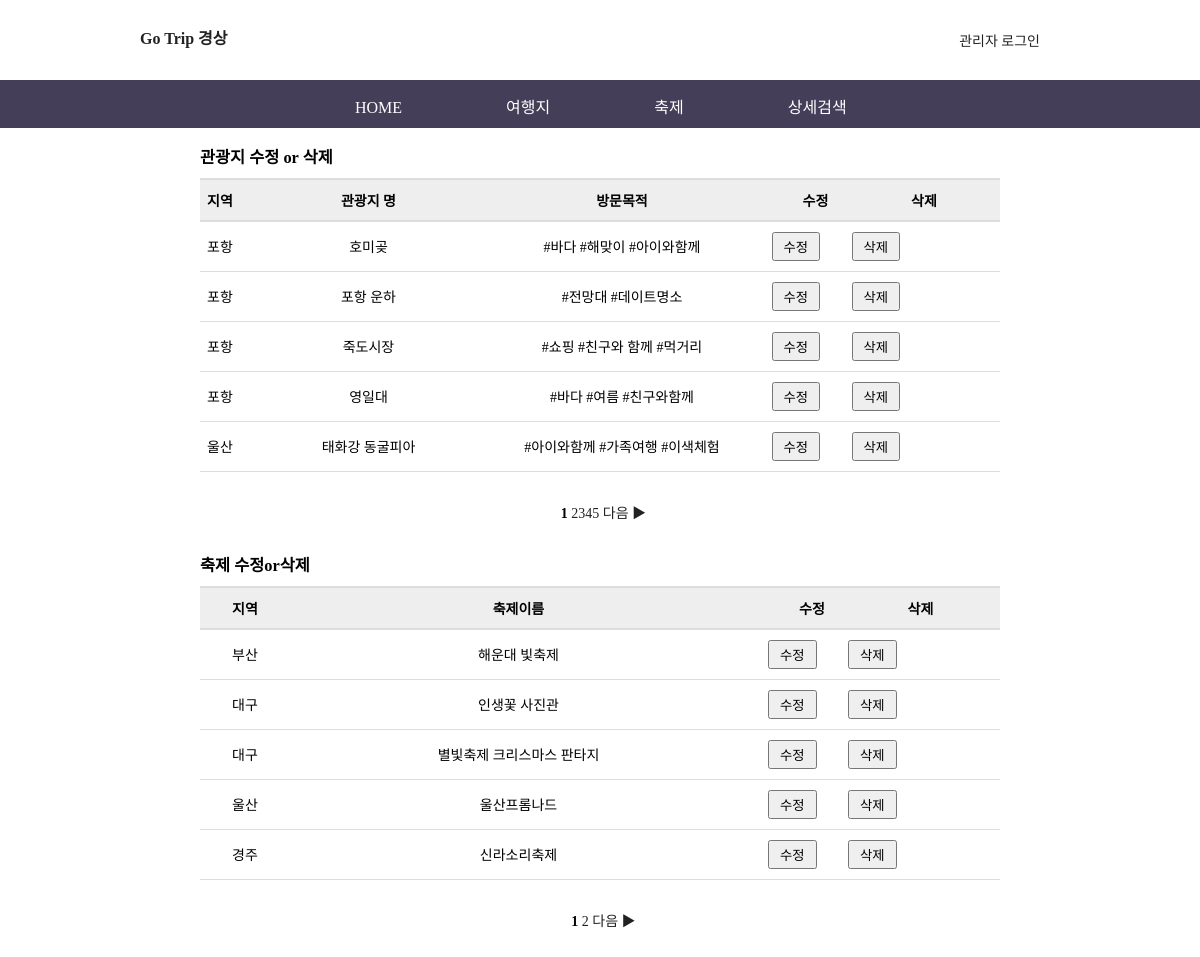
The page /trip/admin.php on the database its author committed.
### tables this page shows
CREATE TABLE `trip_ok` (
  `num` int(11) NOT NULL,
  `subject` char(20) NOT NULL,
  `content` varchar(1000) NOT NULL,
  `area` char(20) NOT NULL,
  `purpose` char(20) NOT NULL,
  `Details` varchar(1000) NOT NULL,
  `file_name` char(40) DEFAULT NULL,
  `file_type` char(40) DEFAULT NULL,
  `file_copied` char(40) DEFAULT NULL,
  `hit` int(11) NOT NULL
);

CREATE TABLE `festival_ok` (
  `num` int(11) NOT NULL,
  `subject` char(20) NOT NULL,
  `content` varchar(1000) NOT NULL,
  `area` char(20) NOT NULL,
  `Details` varchar(1000) NOT NULL,
  `file_name` char(40) DEFAULT NULL,
  `file_type` char(40) DEFAULT NULL,
  `file_copied` char(40) DEFAULT NULL,
  `hit` int(11) NOT NULL
);

### trip/admin.php (the view, shortened to what this page needs)
<!DOCTYPE html>
<html>
<head>
<link rel="stylesheet" type="text/css" href="./css/trip_common.css">
<link rel="stylesheet" type="text/css" href="./css/admin.css">
</head>
<body>
<header>
    <?php include "header.php";?>
</header>
<section>
   	<div id="admin_box"><br>
	    <h3 id="trip_board">
	    	관광지 수정 or 삭제
		</h3>
	    <ul id="trip_list">
				<li>
					<span class="col1">지역</span>
					<span class="col2">관광지 명</span>
					<span class="col3">방문목적</span>
					<span class="col4">수정</span>
					<span class="col5">삭제</span>
				</li>
<?php
if (isset($_GET["page"]))
  $page = $_GET["page"];
else
  $page = 1;
	$con = mysqli_connect("localhost", "user1", "12345", "trip");
	$sql = "select * from trip_ok order by num desc";
	$result = mysqli_query($con, $sql);
  $total_record = mysqli_num_rows($result);
	$scale = 5;
	if ($total_record % $scale == 0)
		$total_page = floor($total_record/$scale);
	else
		$total_page = floor($total_record/$scale) + 1;
+
	$start = ($page - 1) * $scale;
   for ($i=$start; $i<$start+$scale && $i < $total_record; $i++)
   {
   mysqli_data_seek($result, $i);
   $row = mysqli_fetch_array($result);
      $num = $row["num"];
      $subject = $row["subject"];
	    $area = $row["area"];
      $purpose = $row["purpose"];
?>
		<li>
		<form method="post">
			<span class="col1"><?=$area?></span>
			<span class="col2"><?=$subject?></a></span>
      <span class="col3"><?=$purpose?></a></span>&nbsp&nbsp&nbsp&nbsp&nbsp&nbsp
			<span class="col7"><button type="button" onclick="location.href='trip_modify_form.php?num=<?=$num?>&page=<?=$page?>'">수정</button></span>&nbsp&nbsp&nbsp&nbsp&nbsp&nbsp&nbsp&nbsp
			<span class="col8"><button type="button" onclick="location.href='trip_delete.php?num=<?=$num?>'">삭제</button></span>
		</form>
		</li>
<?php
}
?>
</ul>
<ul id="page_num">
<?php
if ($total_page>=2 && $page >= 2)
{
$new_page = $page-1;
echo "<li><a href='admin.php?page=$new_page'>◀</a> </li>";
}
else
echo "<li>&nbsp;</li>";
for ($i=1; $i<=$total_page; $i++)
{
if ($page == $i)
{
echo "<li><b> $i </b></li>";
}
else
{
echo "<li><a href='admin.php?page=$i'> $i </a><li>";
}
}
if ($total_page>=2 && $page != $total_page)
{
$new_page = $page+1;
echo "<li> <a href='admin.php?page=$new_page'>다음 ▶</a> </li>";
}
else
echo "<li>&nbsp;</li>";
?>
</ul>
	    <h3 id="member_title">
	    	축제 수정or삭제
		</h3>
    <ul id="festival_list">
     <li>
       <span class="col1">지역</span>
       <span class="col2">축제이름</span>
       <span class="col4">수정</span>
       <span class="col5">삭제</span>
     </li>
<?php
if (isset($_GET["page"]))
$page = $_GET["page"];
else
$page = 1;
$con = mysqli_connect("localhost", "user1", "12345", "trip");
$sql = "select * from festival_ok order by num desc";
$result = mysqli_query($con, $sql);
$total_record = mysqli_num_rows($result);
$scale = 5;
if ($total_record % $scale == 0)
 $total_page = floor($total_record/$scale);
else
 $total_page = floor($total_record/$scale) + 1;
+
$start = ($page - 1) * $scale;
 for ($i=$start; $i<$start+$scale && $i < $total_record; $i++)
 {
 mysqli_data_seek($result, $i);
 $row = mysqli_fetch_array($result);
    $num = $row["num"];
    $subject = $row["subject"];
   $area = $row["area"];
?>
 <li>
 <form method="post">
   <span class="col1"><?=$area?></span>
   <span class="col2"><?=$subject?></a></span>&nbsp&nbsp&nbsp&nbsp&nbsp&nbsp
   <span class="col7"><button type="button" onclick="location.href='festival_modify_form.php?num=<?=$num?>&page=<?=$page?>'">수정</button></span>&nbsp&nbsp&nbsp&nbsp&nbsp&nbsp&nbsp&nbsp
   <span class="col8"><button type="button" onclick="location.href='festival_delete.php?num=<?=$num?>'">삭제</button></span>
 </form>
 </li>
<?php
}
?>
</ul>
<ul id="page_num">
 <?php
if ($total_page>=2 && $page >= 2)
{
$new_page = $page-1;
echo "<li><a href='admin.php?page=$new_page'>◀</a> </li>";
}
else
echo "<li>&nbsp;</li>";
for ($i=1; $i<=$total_page; $i++)
{
if ($page == $i)
{
echo "<li><b> $i </b></li>";
}
else
{
echo "<li><a href='admin.php?page=$i'> $i </a><li>";
}
}
if ($total_page>=2 && $page != $total_page)
{
$new_page = $page+1;
echo "<li> <a href='admin.php?page=$new_page'>다음 ▶</a> </li>";
}
else
echo "<li>&nbsp;</li>";
?>
</ul>
	</div>
</section>
</body>
</html>

### trip/css/trip_common.css (style rules this page uses)
* { padding: 0; margin: 0; }
body { font-family: "돋움"; font-size: 14px; }
ul { list-style-type: none; }
a { display: inline-block; text-decoration: none; }
a:link { text-decoration:none; color: #222222; }

### trip/css/admin.css (style rules this page uses)
#admin_box { width: 800px; margin: 0 auto; }
#admin_box h3#member_title { margin: 30px 0 10px 0; }
#trip_list { margin: 10px 0 30px 0; }
#trip_list li:nth-child(1) { font-weight: bold; border-top: solid 2px #dddddd; border-bottom: solid 2px #dddddd; background-color: #eeeeee; }
#trip_list li { padding: 10px 0; border-bottom: solid 1px #dddddd; }
#trip_list span { display: inline-block; text-align: center; }
#trip_list button { padding: 3px 10px; }
#trip_list .col1 { width: 40px; }
#trip_list .col2 { width: 250px; }
#trip_list .col3 { width: 250px; }
#trip_list .col4 { width:130px; }
#trip_list .col5 { width:80px; }
#festival_list { margin: 10px 0 30px 0; }
#festival_list li:nth-child(1) { font-weight: bold; border-top: solid 2px #dddddd; border-bottom: solid 2px #dddddd; background-color: #eeeeee; }
#festival_list li { padding: 10px 0; border-bottom: solid 1px #dddddd; }
#festival_list span { display: inline-block; text-align: center; }
#festival_list button { padding: 3px 10px; }
#festival_list .col1 { width: 90px; }
#festival_list .col2 { width: 450px; }
#festival_list .col4 { width:130px; }
#festival_list .col5 { width:80px; }
#page_num { text-align: center; margin: 30px 0 }
#page_num li { display: inline; }

### rows shown on the page
trip_ok: area "포항", subject "호미곶", purpose "#바다 #해맞이 #아이와함께"
trip_ok: area "포항", subject "포항 운하", purpose "#전망대 #데이트명소"
trip_ok: area "포항", subject "죽도시장", purpose "#쇼핑 #친구와 함께 #먹거리"
trip_ok: area "포항", subject "영일대", purpose "#바다 #여름 #친구와함께"
trip_ok: area "울산", subject "태화강 동굴피아", purpose "#아이와함께 #가족여행 #이색체험"
festival_ok: area "부산", subject "해운대 빛축제"
festival_ok: area "대구", subject "인생꽃 사진관"
festival_ok: area "대구", subject "별빛축제 크리스마스 판타지"
festival_ok: area "울산", subject "울산프롬나드"
festival_ok: area "경주", subject "신라소리축제"
